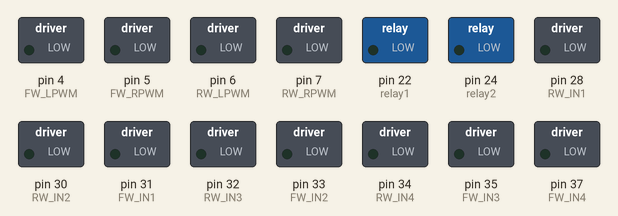
Bench run of a sketch on a simulated Arduino Mega 2560, built with avr-gcc and run on an emulated ATmega2560. Parts: switched loads named in the sketch (green lamp = pin HIGH). No radio packets arrive unless stated.

Above: at 0.1 s.
Timing chart, 0 to 1.6 s (numbered marks = the images above):
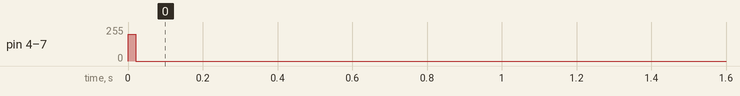

The sketch:

Irrigation_Robot.ino
```cpp
#include <SPI.h>
#include <LoRa.h>

#define CS 10
#define RESET 9
#define DIO0 2

#define relay1 22
#define relay2 24

#define FW_IN1 31
#define FW_IN2 33
#define FW_IN3 35
#define FW_IN4 37
#define FW_RPWM 5
#define FW_LPWM 4

#define RW_IN1 28
#define RW_IN2 30
#define RW_IN3 32
#define RW_IN4 34
#define RW_RPWM 7
#define RW_LPWM 6

#define YELLOWLED 38
#define REDLED 40

void setup()
{
  pinMode (FW_IN1, OUTPUT);
  pinMode (FW_IN2, OUTPUT);
  pinMode (FW_IN3, OUTPUT);
  pinMode (FW_IN4, OUTPUT);
  pinMode (FW_RPWM, OUTPUT);
  pinMode (FW_LPWM, OUTPUT);

  pinMode (RW_IN1, OUTPUT);
  pinMode (RW_IN2, OUTPUT);
  pinMode (RW_IN3, OUTPUT);
  pinMode (RW_IN4, OUTPUT);
  pinMode (RW_RPWM, OUTPUT);
  pinMode (RW_LPWM, OUTPUT);

  pinMode (relay1, OUTPUT);
  pinMode (relay2, OUTPUT);

  pinMode (YELLOWLED, OUTPUT);
  pinMode (REDLED, OUTPUT);

  analogWrite (FW_RPWM, 200);
  analogWrite (FW_LPWM, 200);

  analogWrite (RW_RPWM, 200);
  analogWrite (RW_LPWM, 200);

  Serial.begin(9600);

  LoRa.setPins (CS, RESET, DIO0);
  if (!LoRa.begin(433E6))
  {
    Serial.println("Starting LoRa failed!");
    while (1);
  }
}

void loop()
{
  int moist, currentMoist;
  String ack;
  String packetHeader;
  String packetValue;
  int packetSize;

  packetSize = LoRa.parsePacket();
  if (packetSize)
  {
    digitalWrite (REDLED, LOW);
    digitalWrite (YELLOWLED, HIGH);

    while (LoRa.available())
    {
      packetHeader = LoRa.readStringUntil ('#');
      packetValue = LoRa.readStringUntil ('#');
      if (packetHeader == "X")
      {
        moist = packetValue.toInt();
        Serial.print ("Header : ");
        Serial.print (packetHeader);
        Serial.print ("\tKelembapan: ");
        Serial.println (moist);
      }
      else
      {
        ack = packetValue;
        Serial.print ("Header : ");
        Serial.print (packetHeader);
        Serial.print ("\tRefill : ");
        Serial.println (ack);
      }
    }

    digitalWrite (YELLOWLED, HIGH);
  }
  else
  {
    digitalWrite (REDLED, HIGH);
  }

  if (moist > 600) //&& tankLevel == 1)
  {
    move (0, 1, 1, 0, 150, 150, 0, 1, 1, 0, 150, 150);
    digitalWrite (relay1, HIGH);
  }

  else
  {
    move (0, 0, 0, 0, 0, 0, 0, 0, 0, 0, 0, 0);
    digitalWrite (relay1, LOW);
  }
}

void move
(
  byte FWin1, byte FWin2, byte FWin3, byte FWin4, int FWrpwm, int FWlpwm,
  byte RWin1, byte RWin2, byte RWin3, byte RWin4, int RWrpwm, int RWlpwm
)
{
  digitalWrite (FW_IN1, FWin1);
  digitalWrite (FW_IN2, FWin2);
  digitalWrite (FW_IN3, FWin3);
  digitalWrite (FW_IN4, FWin4);

  analogWrite (FW_RPWM, FWrpwm);
  analogWrite (FW_LPWM, FWlpwm);

  digitalWrite (RW_IN1, RWin1);
  digitalWrite (RW_IN2, RWin2);
  digitalWrite (RW_IN3, RWin3);
  digitalWrite (RW_IN4, RWin4);

  analogWrite (RW_RPWM, RWrpwm);
  analogWrite (RW_LPWM, RWlpwm);
}
```

Measured:
- by itself, pin 4 (FW_LPWM), pin 5 (FW_RPWM), pin 6 (RW_LPWM), pin 7 (RW_RPWM): 200/255 → 0/255 at 0.02 s
